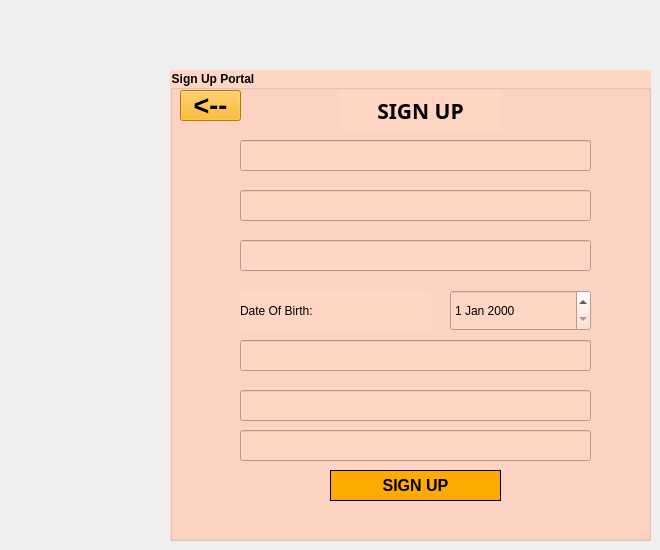
    <widget class="QWidget" name="page_3">
     <widget class="QGroupBox" name="groupBox_2">
      <property name="geometry">
       <rect>
        <x>170</x>
        <y>70</y>
        <width>481</width>
        <height>471</height>
       </rect>
      </property>
      <property name="font">
       <font>
        <bold>true</bold>
       </font>
      </property>
      <property name="styleSheet">
       <string notr="true">background-color: rgb(255, 213, 196);
color: rgb(0, 0, 0);</string>
      </property>
      <property name="title">
       <string>Sign Up Portal</string>
      </property>
      <widget class="QLabel" name="loginLabel_2">
       <property name="geometry">
        <rect>
         <x>170</x>
         <y>20</y>
         <width>161</width>
         <height>41</height>
        </rect>
       </property>
       <property name="font">
        <font>
         <family>Sans Serif Collection</family>
         <pointsize>16</pointsize>
         <bold>true</bold>
        </font>
       </property>
       <property name="text">
        <string>SIGN UP</string>
       </property>
       <property name="alignment">
        <set>Qt::AlignmentFlag::AlignCenter</set>
       </property>
      </widget>
      <widget class="QPushButton" name="btnSignUp2">
       <property name="geometry">
        <rect>
         <x>160</x>
         <y>400</y>
         <width>171</width>
         <height>31</height>
        </rect>
       </property>
       <property name="font">
        <font>
         <pointsize>12</pointsize>
         <bold>true</bold>
        </font>
       </property>
       <property name="styleSheet">
        <string notr="true">border: 1px solid black;
color: rgb(0, 0, 0);
background-color: rgb(255, 170, 0);</string>
       </property>
       <property name="text">
        <string>SIGN UP</string>
       </property>
      </widget>
      <widget class="QLineEdit" name="txtFirstName">
       <property name="geometry">
        <rect>
         <x>70</x>
         <y>70</y>
         <width>351</width>
         <height>31</height>
        </rect>
       </property>
       <property name="styleSheet">
        <string notr="true">color: rgb(0, 0, 0);</string>
       </property>
      </widget>
      <widget class="QLineEdit" name="txtLastName">
       <property name="geometry">
        <rect>
         <x>70</x>
         <y>120</y>
         <width>351</width>
         <height>31</height>
        </rect>
       </property>
       <property name="styleSheet">
        <string notr="true">color: rgb(0, 0, 0);</string>
       </property>
      </widget>
      <widget class="QLineEdit" name="txtEmail">
       <property name="geometry">
        <rect>
         <x>70</x>
         <y>170</y>
         <width>351</width>
         <height>31</height>
        </rect>
       </property>
       <property name="styleSheet">
        <string notr="true">color: rgb(0, 0, 0);</string>
       </property>
      </widget>
      <widget class="QLineEdit" name="txtPhone">
       <property name="geometry">
        <rect>
         <x>70</x>
         <y>270</y>
         <width>351</width>
         <height>31</height>
        </rect>
       </property>
       <property name="styleSheet">
        <string notr="true">color: rgb(0, 0, 0);</string>
       </property>
      </widget>
      <widget class="QLineEdit" name="txtPassSignUp">
       <property name="geometry">
        <rect>
         <x>70</x>
         <y>320</y>
         <width>351</width>
         <height>31</height>
        </rect>
       </property>
       <property name="styleSheet">
        <string notr="true">color: rgb(0, 0, 0);</string>
       </property>
       <property name="echoMode">
        <enum>QLineEdit::EchoMode::Password</enum>
       </property>
      </widget>
      <widget class="QLineEdit" name="txtCfrmPassSignUp">
       <property name="geometry">
        <rect>
         <x>70</x>
         <y>360</y>
         <width>351</width>
         <height>31</height>
        </rect>
       </property>
       <property name="styleSheet">
        <string notr="true">color: rgb(0, 0, 0);</string>
       </property>
       <property name="echoMode">
        <enum>QLineEdit::EchoMode::Password</enum>
       </property>
      </widget>
      <widget class="QDateEdit" name="dateEdit_dob">
       <property name="geometry">
        <rect>
         <x>280</x>
         <y>220</y>
         <width>141</width>
         <height>41</height>
        </rect>
       </property>
      </widget>
      <widget class="QLabel" name="label_4">
       <property name="geometry">
        <rect>
         <x>70</x>
         <y>220</y>
         <width>191</width>
         <height>41</height>
        </rect>
       </property>
       <property name="text">
        <string>Date Of Birth:</string>
       </property>
      </widget>
      <widget class="QPushButton" name="pushButton_2">
       <property name="geometry">
        <rect>
         <x>10</x>
         <y>20</y>
         <width>61</width>
         <height>31</height>
        </rect>
       </property>
       <property name="font">
        <font>
         <pointsize>20</pointsize>
         <bold>true</bold>
        </font>
       </property>
       <property name="styleSheet">
        <string notr="true">background-color: rgb(255, 170, 0);</string>
       </property>
       <property name="text">
        <string>&lt;--</string>
       </property>
      </widget>
     </widget>
    </widget>
